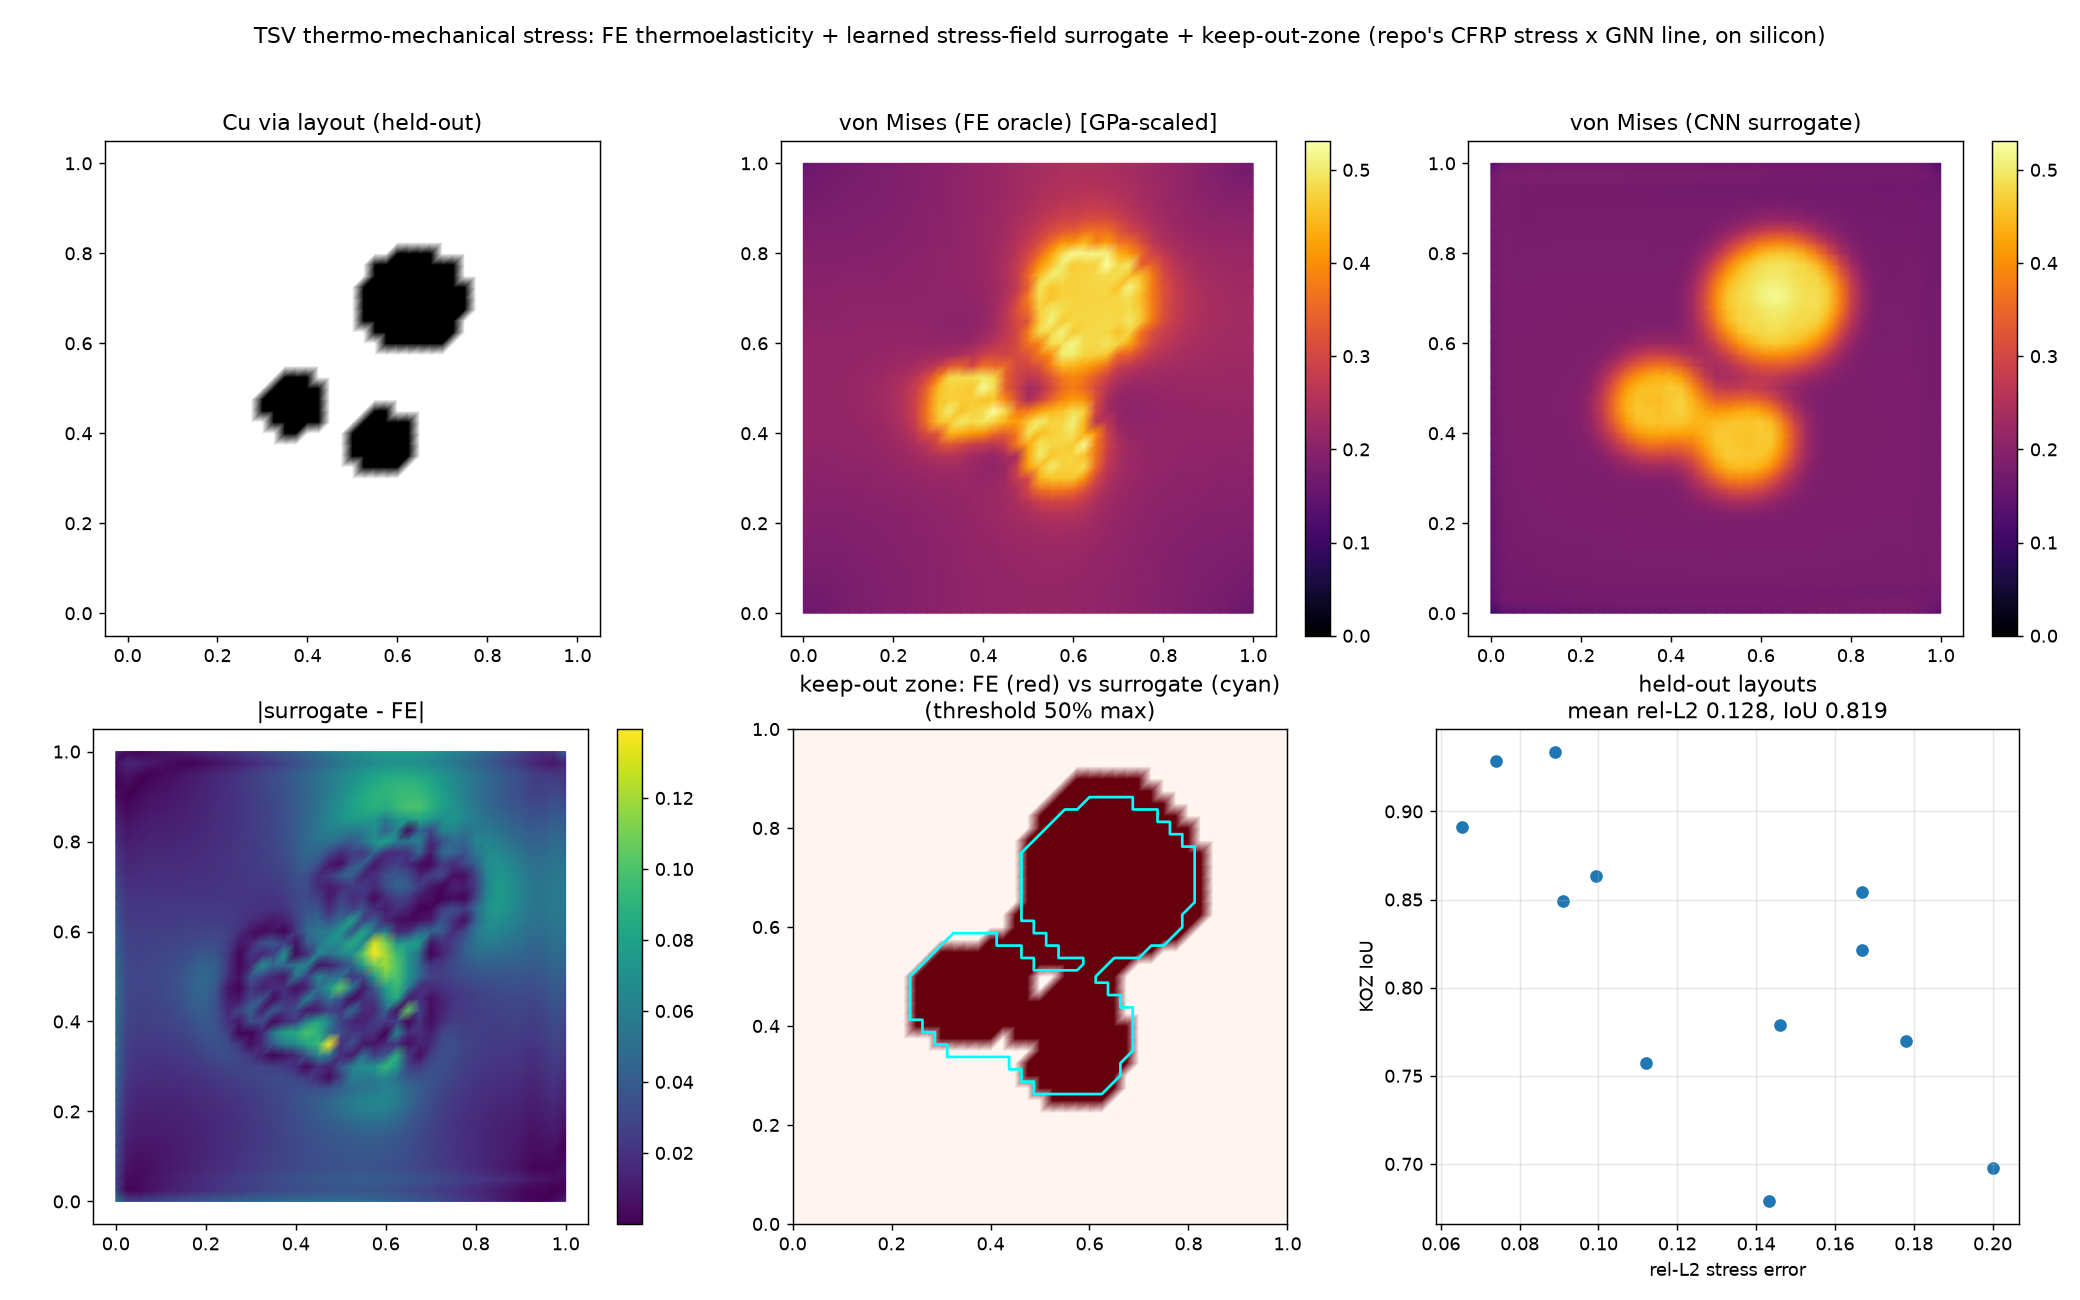

The script that saved this image:
"""tsv_thermal_stress.py — TSV thermo-mechanical stress: FE thermoelasticity + a
learned stress-field surrogate + keep-out-zone (KOZ) extraction.

This is the repo-native semiconductor topic: through-silicon vias (TSVs) are the 3D-
integration / advanced-packaging layer, and their dominant simulation concern is
*thermo-mechanical stress*, not drift-diffusion. Cooling from processing temperature,
the CTE mismatch between the Cu via (alpha ~ 17 ppm/K) and the Si matrix (~2.6 ppm/K)
puts the surrounding silicon under stress; transistors placed in the high-stress ring
shift in performance, defining a keep-out zone. This is exactly a stress-field FEA
problem — the same machinery as the repo's CFRP stress x GNN line.

Method:
  * FE oracle: 2-D plane-strain linear thermoelasticity on a structured triangular
    mesh (constant-strain triangles). Cu vias in an Si matrix, uniform cooling dT.
    Assemble K u = f_thermal, solve, recover per-node von Mises stress.
  * Surrogate: a CNN maps the via-layout image (Cu indicator + coordinates) to the
    von Mises field, trained on FE solves across random via layouts and tested on
    held-out layouts. A learned stress operator = instant KOZ screening across many
    floorplans without re-meshing / re-solving.
  * KOZ: threshold the von Mises field; compare surrogate KOZ vs FE KOZ (IoU).

Concept demo (2-D, isotropic Si, linear thermoelastic, structured mesh): not a
device-accurate TCAD/packaging run. It shows a stress-field operator surrogate that
reproduces the FE keep-out zone.

Run:  python3 tsv_thermal_stress.py            (writes tsv_thermal_stress.png)
      python3 tsv_thermal_stress.py --help
"""
from __future__ import annotations

import argparse

import numpy as np
import scipy.sparse as sp
import scipy.sparse.linalg as spla
import torch
import torch.nn as nn

from pi_deeponet_fem_gaa import build_mesh          # reuse structured triangulation

SEED = 20260722
DT = -250.0                                          # cooling from processing (K)
# scaled-but-physical isotropic material constants (E in GPa, alpha in 1e-6/K)
E_CU, NU_CU, A_CU = 110.0, 0.34, 17.0e-6
E_SI, NU_SI, A_SI = 130.0, 0.28, 2.6e-6
KOZ_FRAC = 0.5                                        # KOZ threshold = frac * max FE stress


# ----------------------------------------------------------------------------
# Via layout -> per-element material
# ----------------------------------------------------------------------------
def rand_vias(rng):
    k = rng.integers(1, 5)
    cx = rng.uniform(0.28, 0.72, size=k)
    cy = rng.uniform(0.28, 0.72, size=k)
    r = rng.uniform(0.07, 0.13, size=k)
    return list(zip(cx, cy, r))


def cu_mask(points, vias):
    """Boolean: is each point inside any Cu via?"""
    m = np.zeros(len(points), bool)
    for cx, cy, r in vias:
        m |= (points[:, 0] - cx) ** 2 + (points[:, 1] - cy) ** 2 <= r ** 2
    return m


def d_matrix(E, nu):
    """Plane-strain elasticity matrix (3x3)."""
    c = E / ((1 + nu) * (1 - 2 * nu))
    return c * np.array([[1 - nu, nu, 0.0],
                         [nu, 1 - nu, 0.0],
                         [0.0, 0.0, (1 - 2 * nu) / 2]])


# ----------------------------------------------------------------------------
# FE thermoelastic solve (CST, plane strain) -> nodal von Mises
# ----------------------------------------------------------------------------
def fe_thermal(nodes, tris, on_bnd, vias):
    nN = len(nodes)
    ndof = 2 * nN
    elem_cu = cu_mask(nodes[tris].mean(axis=1), vias)          # material per element
    rows, cols, vals = [], [], []
    F = np.zeros(ndof)
    Bs, Ds = [], []
    for e, tri in enumerate(tris):
        (x1, y1), (x2, y2), (x3, y3) = nodes[tri]
        det = (x2 - x1) * (y3 - y1) - (x3 - x1) * (y2 - y1)
        A = 0.5 * abs(det)
        if A < 1e-14:
            Bs.append(None); Ds.append(None); continue
        b = np.array([y2 - y3, y3 - y1, y1 - y2]) / det
        c = np.array([x3 - x2, x1 - x3, x2 - x1]) / det
        B = np.zeros((3, 6))
        B[0, 0::2] = b; B[1, 1::2] = c; B[2, 0::2] = c; B[2, 1::2] = b
        if elem_cu[e]:
            D = d_matrix(E_CU, NU_CU); alpha = A_CU
        else:
            D = d_matrix(E_SI, NU_SI); alpha = A_SI
        Ke = A * (B.T @ D @ B)
        eps_th = alpha * DT * np.array([1.0, 1.0, 0.0])        # plane-strain thermal strain
        fe = A * (B.T @ (D @ eps_th))
        dofs = np.empty(6, dtype=np.int64)
        dofs[0::2] = 2 * tri; dofs[1::2] = 2 * tri + 1
        for a_ in range(6):
            F[dofs[a_]] += fe[a_]
            for b_ in range(6):
                rows.append(dofs[a_]); cols.append(dofs[b_]); vals.append(Ke[a_, b_])
        Bs.append((B, dofs)); Ds.append((D, eps_th))
    K = sp.csr_matrix((vals, (rows, cols)), shape=(ndof, ndof))

    # Dirichlet: clamp the outer boundary (u = 0) — via array in a constrained wafer
    fixed = np.zeros(ndof, bool)
    fixed[2 * np.where(on_bnd)[0]] = True
    fixed[2 * np.where(on_bnd)[0] + 1] = True
    free = ~fixed
    u = np.zeros(ndof)
    u[free] = spla.spsolve(K[free][:, free].tocsc(), F[free])

    # per-element stress -> von Mises, averaged to nodes
    vm_node = np.zeros(nN); cnt = np.zeros(nN)
    for e, tri in enumerate(tris):
        if Bs[e] is None:
            continue
        B, dofs = Bs[e]; D, eps_th = Ds[e]
        strain = B @ u[dofs]
        sig = D @ (strain - eps_th)                            # [sxx, syy, sxy]
        vm = np.sqrt(sig[0] ** 2 - sig[0] * sig[1] + sig[1] ** 2 + 3 * sig[2] ** 2)
        vm_node[tri] += vm; cnt[tri] += 1
    return vm_node / np.clip(cnt, 1, None)


# ----------------------------------------------------------------------------
# Surrogate: CNN  (Cu map, x, y) -> von Mises field
# ----------------------------------------------------------------------------
class StressCNN(nn.Module):
    def __init__(self, ch=32):
        super().__init__()
        self.net = nn.Sequential(
            nn.Conv2d(3, ch, 3, padding=1), nn.SiLU(),
            nn.Conv2d(ch, ch, 3, padding=1), nn.SiLU(),
            nn.Conv2d(ch, ch, 3, padding=1), nn.SiLU(),
            nn.Conv2d(ch, 1, 3, padding=1),
        )

    def forward(self, x):
        return torch.relu(self.net(x).squeeze(1))              # stress >= 0


def main():
    ap = argparse.ArgumentParser(description=__doc__)
    ap.add_argument("--n", type=int, default=41, help="nodes per side")
    ap.add_argument("--n_train", type=int, default=48, help="training layouts")
    ap.add_argument("--n_test", type=int, default=12, help="held-out test layouts")
    ap.add_argument("--epochs", type=int, default=400, help="training epochs")
    ap.add_argument("--out", type=str, default="tsv_thermal_stress.png")
    args = ap.parse_args()
    if args.n_train < 1 or args.n_test < 1:
        ap.error("--n_train and --n_test must be >= 1")

    torch.manual_seed(SEED)
    rng = np.random.default_rng(SEED)
    n = args.n
    nodes, tris, on_bnd = build_mesh(n)
    coords = nodes.reshape(n, n, 2)
    xg = torch.tensor(coords[:, :, 0], dtype=torch.float32)
    yg = torch.tensor(coords[:, :, 1], dtype=torch.float32)

    def make_case(vias):
        vm = fe_thermal(nodes, tris, on_bnd, vias)
        cu = cu_mask(nodes, vias).reshape(n, n).astype(np.float32)
        inp = torch.stack([torch.tensor(cu), xg, yg], dim=0).unsqueeze(0)   # (1,3,n,n)
        return inp, torch.tensor(vm.reshape(n, n), dtype=torch.float32), vm

    print(f"[data] generating {args.n_train}+{args.n_test} FE thermoelastic solves ...")
    train = [make_case(rand_vias(rng)) for _ in range(args.n_train)]
    test = [make_case(rand_vias(rng)) for _ in range(args.n_test)]
    s_scale = float(torch.stack([t[1] for t in train]).abs().mean().clamp_min(1e-6))

    net = StressCNN()
    opt = torch.optim.Adam(net.parameters(), lr=2e-3)
    for ep in range(args.epochs):
        inp, tgt, _ = train[rng.integers(len(train))]
        pred = net(inp)
        loss = ((pred - tgt / s_scale) ** 2).mean()
        opt.zero_grad(); loss.backward(); opt.step()
        if (ep + 1) % 100 == 0:
            print(f"[train] {ep+1}/{args.epochs}  loss {loss.item():.3e}")

    # ---- evaluate on held-out layouts ----
    def koz(vm_flat, thr):
        return vm_flat > thr

    rels, ious = [], []
    for inp, tgt, vm in test:
        with torch.no_grad():
            pred = net(inp).numpy().reshape(-1) * s_scale
        rel = np.linalg.norm(pred - vm) / (np.linalg.norm(vm) + 1e-9)
        thr = KOZ_FRAC * vm.max()
        kf, kp = koz(vm, thr), koz(pred, thr)
        iou = (kf & kp).sum() / max((kf | kp).sum(), 1)
        rels.append(rel); ious.append(iou)
    print(f"\nheld-out: mean rel-L2 {np.mean(rels):.3f}   mean KOZ IoU {np.mean(ious):.3f}"
          f"   ({args.n_test} unseen layouts)")

    # representative held-out case for the figure
    inp, tgt, vm = test[0]
    with torch.no_grad():
        pred = net(inp).numpy().reshape(-1) * s_scale
    _plot(args.out, nodes, tris, inp[0, 0].numpy().reshape(-1), vm, pred, rels, ious)
    print(f"wrote {args.out}")


def _plot(out, nodes, tris, cu_flat, vm, pred, rels, ious):
    import matplotlib
    matplotlib.use("Agg")
    import matplotlib.pyplot as plt
    from matplotlib.tri import Triangulation

    tri = Triangulation(nodes[:, 0], nodes[:, 1], tris)
    thr = KOZ_FRAC * vm.max()
    fig, ax = plt.subplots(2, 3, figsize=(16, 10))

    tp = ax[0, 0].tripcolor(tri, cu_flat, shading="gouraud", cmap="Greys")
    ax[0, 0].set_title("Cu via layout (held-out)"); ax[0, 0].set_aspect("equal")

    vmax = float(max(vm.max(), pred.max()))
    for a, f, t in ((ax[0, 1], vm, "von Mises (FE oracle) [GPa-scaled]"),
                    (ax[0, 2], pred, "von Mises (CNN surrogate)")):
        tp = a.tripcolor(tri, f, shading="gouraud", cmap="inferno", vmin=0, vmax=vmax)
        a.set_title(t); a.set_aspect("equal"); fig.colorbar(tp, ax=a, fraction=0.046)

    tp = ax[1, 0].tripcolor(tri, np.abs(pred - vm), shading="gouraud", cmap="viridis")
    ax[1, 0].set_title("|surrogate - FE|"); ax[1, 0].set_aspect("equal")
    fig.colorbar(tp, ax=ax[1, 0], fraction=0.046)

    # KOZ overlay: FE (filled) vs surrogate (contour)
    ax[1, 1].tripcolor(tri, (vm > thr).astype(float), shading="gouraud", cmap="Reds")
    ax[1, 1].tricontour(tri, (pred > thr).astype(float), levels=[0.5], colors="cyan",
                        linewidths=1.5)
    ax[1, 1].set_title(f"keep-out zone: FE (red) vs surrogate (cyan)\n(threshold {KOZ_FRAC:.0%} max)")
    ax[1, 1].set_aspect("equal")

    ax[1, 2].scatter(rels, ious, c="#1f77b4")
    ax[1, 2].set_xlabel("rel-L2 stress error"); ax[1, 2].set_ylabel("KOZ IoU")
    ax[1, 2].set_title(f"held-out layouts\nmean rel-L2 {np.mean(rels):.3f}, IoU {np.mean(ious):.3f}")
    ax[1, 2].grid(alpha=0.3)

    fig.suptitle("TSV thermo-mechanical stress: FE thermoelasticity + learned stress-field "
                 "surrogate + keep-out-zone (repo's CFRP stress x GNN line, on silicon)",
                 fontsize=12)
    fig.tight_layout(rect=[0, 0, 1, 0.96])
    fig.savefig(out, dpi=130)


if __name__ == "__main__":
    main()
